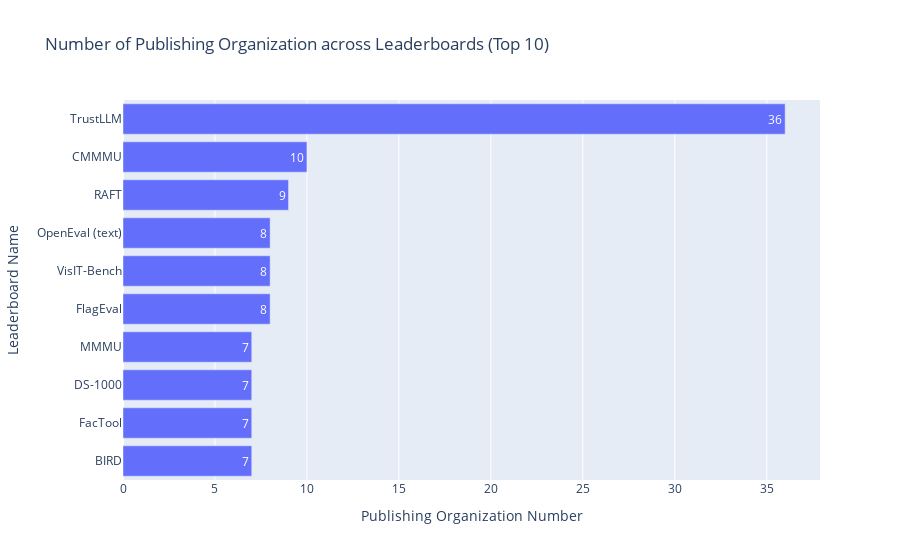

Notebook source saved alongside this figure:
### Code cell
def organizer_synonyms_mapping(organizers, leaderboard):
    organizers_processed = set()
    for organizer in organizers:
        if organizer in organizer_synonyms_inverse:
            organizers_processed.add(organizer_synonyms_inverse[organizer])
        elif 'Independent Contributor' == organizer:
            organizers_processed.add(leaderboard)
        else:
            organizers_processed.add(organizer)
    return list(organizers_processed)

df = pd.read_csv(path_rq1 / 'Leaderboard_processed.csv')
df['Publishers (non-template)'] = df['Publishers (non-template)'].apply(ast.literal_eval)
for index, row in df.iterrows():
    organizers = organizer_synonyms_mapping(row['Publishers (non-template)'], row['Leaderboard name'])
    if 'PapersWithCode' in row['Host platforms']:
        organizers.append('PapersWithCode')
    if 'Allen Institute for AI' in row['Host platforms']:
        organizers.append('Allen Institute for AI')
    df.at[index, '#Publisher'] = len(organizers)
    
df['#Publisher'] = df['#Publisher'].apply(lambda x: int(x))
df['Weight'] = 1

# Calculate the Gini coefficient
gini_coefficient = ineqpy.inequality.gini(data=df, income='#Publisher', weights='Weight')
print("Gini Coefficient:", gini_coefficient)
df_top = df.sort_values(by='#Publisher', ascending=False).head(10)
print(f"{df_top['Leaderboard name'].iloc[0]} is the leaderboard involving the most number of publishing organization up to {df_top['#Publisher'].iloc[0]}.")

fig = go.Figure(go.Bar(
        x=df_top['#Publisher'],  # Values for the bar lengths
        y=df_top['Leaderboard name'],  # Categories for each bar
        orientation='h',  # Sets the bars to be horizontal
        text=df_top['#Publisher'],  # Adds the values as text on each bar
        textposition='auto'  # Automatically positions the text on the bars
))
fig.update_layout(
        title=f'Number of Publishing Organization across Leaderboards (Top 10)',
        xaxis_title='Publishing Organization Number',
        yaxis_title='Leaderboard Name',
        yaxis_autorange='reversed'  # This line makes the bars go top-down
)
# fig.write_image(path_rq1 / 'publishing organization distribution (top-10).pdf')
fig.show()

### Figure 1 — Plotly figure (JSON) as saved in the notebook; plotly's stock layout.template omitted (floating-point values rounded to 4 significant figures)
{"data": [{"orientation": "h", "text": [36, 10, 9, 8, 8, 8, 7, 7, 7, 7], "textposition": "auto", "type": "bar", "x": [36, 10, 9, 8, 8, 8, 7, 7, 7, 7], "y": ["TrustLLM", "CMMMU", "RAFT", "OpenEval (text)", "VisIT-Bench", "FlagEval", "MMMU", "DS-1000", "FacTool", "BIRD"]}], "layout": {"title": {"text": "Number of Publishing Organization across Leaderboards (Top 10)"}, "xaxis": {"title": {"text": "Publishing Organization Number"}}, "yaxis": {"autorange": "reversed", "title": {"text": "Leaderboard Name"}}}}
